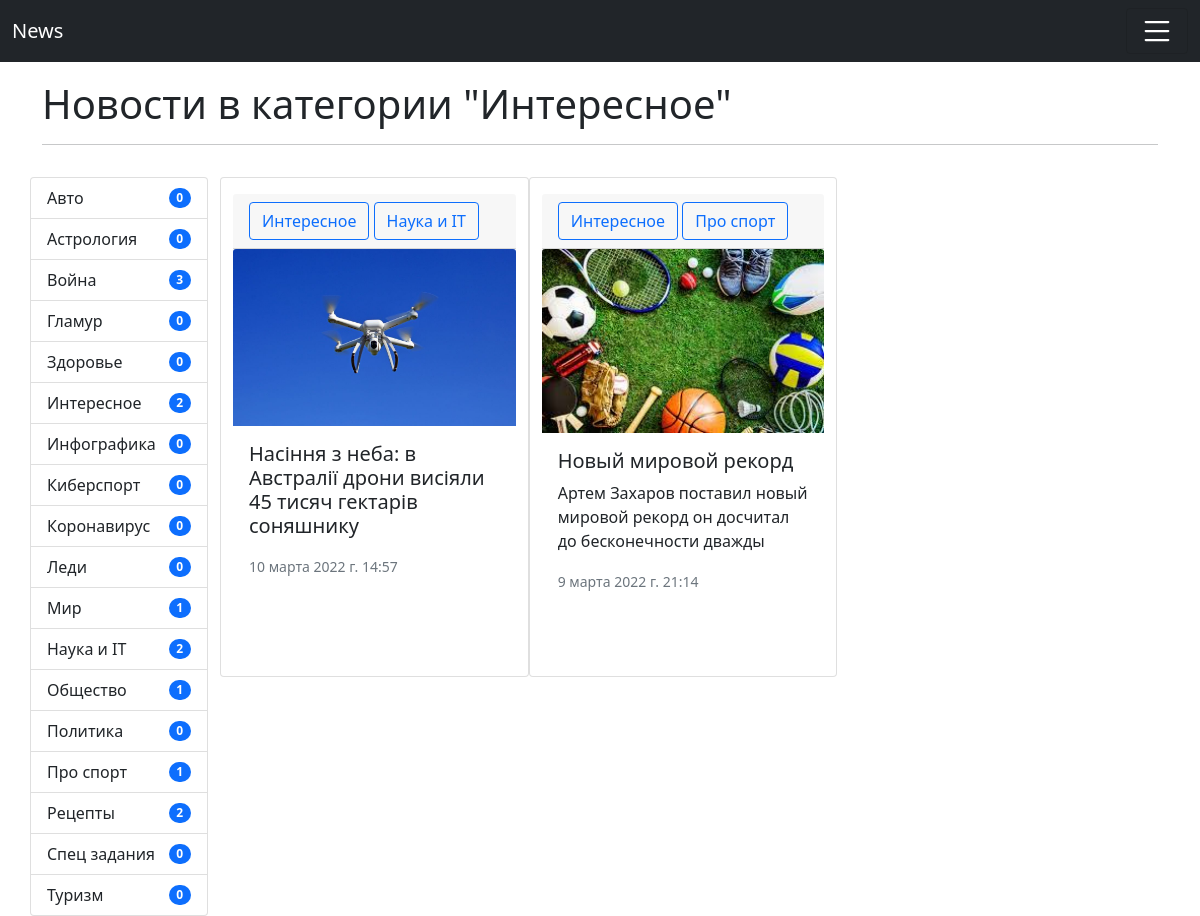
/category/18/, run on the app's committed database.
### news/models.py (models this page shows, shortened)
class Category(models.Model):
    title = models.CharField(max_length=150)
    def __str__(self):
        return self.title
    class Meta:
        verbose_name = 'Категория'
        verbose_name_plural = 'Категории'
        ordering = ['title']

class News(models.Model):
    title = models.CharField('Заголовок', max_length=150)
    content = models.TextField('Контент', blank=True)
    created_at = models.DateTimeField('Дата публ.', auto_now_add=True)
    edited_at = models.DateTimeField('Дата посл. ред.', auto_now=True)
    image = models.ImageField('Картинка', upload_to="photos/%Y/%m/%d", blank=True)
    is_published = models.BooleanField('Опубликовано ?', default=True)
    category = models.ManyToManyField('Category', blank=True, related_name='news')
    class Meta:
        verbose_name = 'Новость'
        verbose_name_plural = 'Новости'
        ordering = ['-created_at']

### news/views.py (the view)
# urls.py: path('category/<int:category_id>/', get_category, name='category'),
def get_category(request, category_id):
    news = News.objects.filter(category=category_id)
    categories = Category.objects.all()
    category = Category.objects.get(pk=category_id)
    context = {
        'news':news,
        'categories':categories,
        'category':category
    }
    return render(request, 'news/category.html', context)

### news/templates/news/category.html (shortened to what this page needs)
{% extends 'base.html' %}
{% block title-h1 %}Новости в категории "{{ category.title }}" {% endblock %}
{% block sidebar %}
    {% include 'inc/_sidebar.html' %}
{% endblock %}
{% block content %}
    {% for item in news %}
    <div class="card mt-3 g-4" style="max-height:500px;">
        <div class="card-header mt-3">
            {% for item_category in item.category.all %}
                <a href="{% url 'category' item_category.pk %}" class="btn btn-outline-primary">{{ item_category }}</a>
            {% endfor %}
        </div>
        {% if item.image %}
            <img src="{{ item.image.url }}" class="card-img-top" alt="...">
        {% else %}
            <img src="https://nsk.triproom.ru/photo/big/noimage.png" class="card-img-top" alt="...">
        {% endif %}
        <div class="card-body">
            <h5 class="card-title">{{ item.title }}</h5>
            <p class="card-text">{{ item.content }}</p>
            <p class="card-text"><small class="text-muted">{{ item.created_at }}</small></p>
        </div>
    </div>
    {% empty %}
        <p class="mt-3">Пока что нет новостей в этой категории</p>
    {% endfor %}
{% endblock %}

### templates/inc/_sidebar.html
{% for item in categories %}
<a href="{% url 'category' item.pk %}"
    class="list-group-item-action list-group-item d-flex justify-content-between align-items-center">{{ item.title }}
    <span class="badge bg-primary rounded-pill d-flex align-items-center">{{ item.news.all|length }}</span>
</a>
{% endfor %}

### data on the page
Category: title "Интересное", news.all|length "2"
Category: title "Авто", news.all|length "0"
Category: title "Астрология", news.all|length "0"
Category: title "Война", news.all|length "3"
Category: title "Гламур", news.all|length "0"
Category: title "Здоровье", news.all|length "0"
Category: title "Инфографика", news.all|length "0"
Category: title "Киберспорт", news.all|length "0"
Category: title "Коронавирус", news.all|length "0"
Category: title "Леди", news.all|length "0"
Category: title "Мир", news.all|length "1"
Category: title "Наука и IT", news.all|length "2"
Category: title "Общество", news.all|length "1"
Category: title "Политика", news.all|length "0"
Category: title "Про спорт", news.all|length "1"
Category: title "Рецепты", news.all|length "2"
Category: title "Спец задания", news.all|length "0"
Category: title "Туризм", news.all|length "0"
News: image (picture), title "Насіння з неба: в Австралії дрони висіяли 45 тисяч гектарів соняшнику", created_at "10 марта 2022 г. 14:57"
News: image (picture), title "Новый мировой рекорд", content "Артем Захаров поставил новый мировой рекорд он досчитал до бесконечности дважды", created_at "9 марта 2022 г. 21:14"
